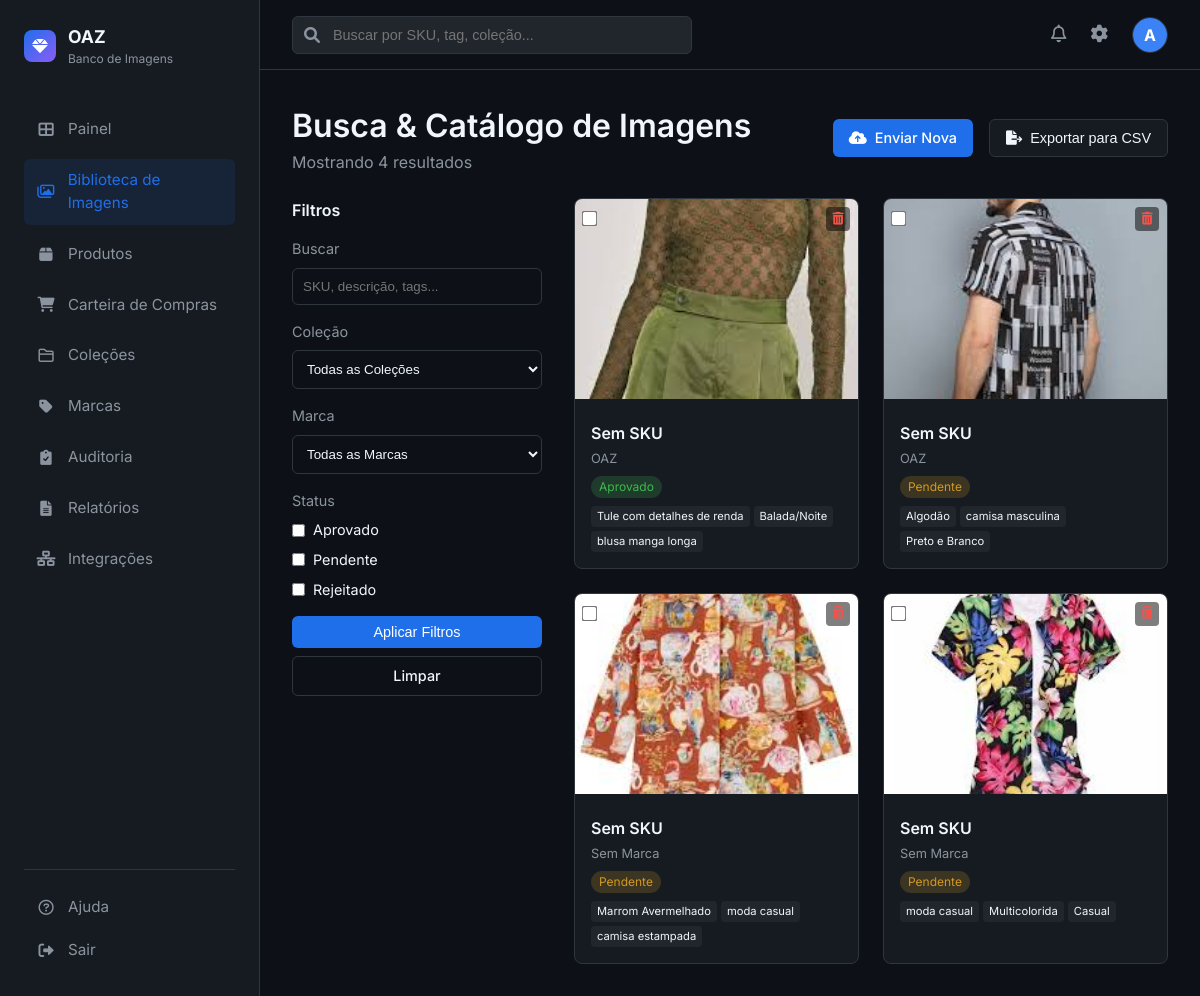
The app's page /catalog (signed in) with its own data.
### app.py (models this page shows, shortened)
class User(UserMixin, db.Model):
    id = db.Column(db.Integer, primary_key=True)
    username = db.Column(db.String(80), unique=True, nullable=False)
    email = db.Column(db.String(120), unique=True, nullable=False)
    password_hash = db.Column(db.String(128))

class Image(db.Model):
    id = db.Column(db.Integer, primary_key=True)
    filename = db.Column(db.String(255), nullable=False)
    original_name = db.Column(db.String(255), nullable=False)
    description = db.Column(db.Text)
    sku = db.Column(db.String(50))
    brand_id = db.Column(db.Integer, db.ForeignKey('brand.id'))
    status = db.Column(db.String(20), default='Pendente')
    upload_date = db.Column(db.DateTime, default=datetime.utcnow)
    shooting_date = db.Column(db.Date)
    photographer = db.Column(db.String(100))
    unique_code = db.Column(db.String(50), unique=True)
    collection_id = db.Column(db.Integer, db.ForeignKey('collection.id'))
    uploader_id = db.Column(db.Integer, db.ForeignKey('user.id'))
    tags = db.Column(db.Text)
    ai_item_type = db.Column(db.String(100))
    ai_color = db.Column(db.String(50))
    ai_material = db.Column(db.String(100))
    ai_pattern = db.Column(db.String(50))
    ai_style = db.Column(db.String(50))
    items = db.relationship('ImageItem', backref='image', lazy=True, cascade='all, delete-orphan')

class Brand(db.Model):
    id = db.Column(db.Integer, primary_key=True)
    name = db.Column(db.String(100), nullable=False, unique=True)
    description = db.Column(db.Text)
    created_at = db.Column(db.DateTime, default=datetime.utcnow)
    images = db.relationship('Image', backref='brand_ref', lazy=True)

### app.py (the view, shortened to what this page needs)
@app.route('/catalog')
@login_required
def catalog():
    status_filter = request.args.getlist('status')
    collection_filter = request.args.get('collection_id')
    brand_filter = request.args.get('brand_id')
    search_query = request.args.get('q', '').strip()
    query = Image.query
    if status_filter:
        query = query.filter(Image.status.in_(status_filter))
    if collection_filter and collection_filter != 'all':
        query = query.filter_by(collection_id=collection_filter)
    if brand_filter and brand_filter != 'all':
        query = query.filter_by(brand_id=brand_filter)
    images = query.order_by(Image.upload_date.desc()).all()
    collections = Collection.query.all()
    brands = Brand.query.order_by(Brand.name).all()
    for img in images:
        if img.tags:
            try:
                img.tag_list = json.loads(img.tags)
            except:
                img.tag_list = []
        else:
            img.tag_list = []
    return render_template('images/catalog.html', images=images, collections=collections, brands=brands, search_query=search_query)

### templates/images/catalog.html (shortened to what this page needs)
{% extends "base.html" %}
{% block content %}
<div style="display: flex; justify-content: space-between; align-items: center; margin-bottom: 1.5rem;">
    <div>
        <h1>Busca & Catálogo de Imagens</h1>
        <p style="color: var(--text-secondary);">Mostrando {{ images|length }} resultados</p>
    </div>
    <div style="display: flex; gap: 1rem;">
        <a href="{{ url_for('upload') }}" class="btn btn-primary">
            <i class="fas fa-cloud-upload-alt"></i> Enviar Nova
        </a>
        <button class="btn"
            style="background: var(--bg-secondary); border: 1px solid var(--border-color); color: var(--text-primary);">
            <i class="fas fa-file-export"></i> Exportar para CSV
        </button>
    </div>
</div>
<div style="display: flex; gap: 2rem;">
    <div style="width: 250px; flex-shrink: 0;">
        <form action="{{ url_for('catalog') }}" method="GET" style="margin-bottom: 1.5rem;">
            <h3 style="font-size: 1rem; margin-bottom: 1rem;">Filtros</h3>
            <div style="margin-bottom: 1rem;">
                <label style="display: block; font-size: 0.9rem; margin-bottom: 0.5rem; color: var(--text-secondary);">Buscar</label>
                <input type="text" name="q" class="form-control" placeholder="SKU, descrição, tags..." value="{{ search_query or '' }}">
            </div>
            <div style="margin-bottom: 1rem;">
                <label style="display: block; font-size: 0.9rem; margin-bottom: 0.5rem; color: var(--text-secondary);">Coleção</label>
                <select name="collection_id" class="form-control">
                    <option value="all">Todas as Coleções</option>
                </select>
            </div>
            <div style="margin-bottom: 1rem;">
                <label style="display: block; font-size: 0.9rem; margin-bottom: 0.5rem; color: var(--text-secondary);">Marca</label>
                <select name="brand_id" class="form-control">
                    <option value="all">Todas as Marcas</option>
                </select>
            </div>
            <div style="margin-bottom: 1rem;">
                <label style="display: block; font-size: 0.9rem; margin-bottom: 0.5rem; color: var(--text-secondary);">Status</label>
                <div style="display: flex; flex-direction: column; gap: 0.5rem;">
                    <label style="display: flex; align-items: center; gap: 8px; font-size: 0.9rem;">
                        <input type="checkbox" name="status" value="Aprovado" {% if 'Aprovado' in request.args.getlist('status') %}checked{% endif %}> Aprovado
                    </label>
                    <label style="display: flex; align-items: center; gap: 8px; font-size: 0.9rem;">
                        <input type="checkbox" name="status" value="Pendente" {% if 'Pendente' in request.args.getlist('status') %}checked{% endif %}> Pendente
                    </label>
                    <label style="display: flex; align-items: center; gap: 8px; font-size: 0.9rem;">
                        <input type="checkbox" name="status" value="Rejeitado" {% if 'Rejeitado' in request.args.getlist('status') %}checked{% endif %}> Rejeitado
                    </label>
                </div>
            </div>
            <button type="submit" class="btn btn-primary" style="width: 100%; justify-content: center;">Aplicar Filtros</button>
            <a href="{{ url_for('catalog') }}" class="btn" style="width: 100%; justify-content: center; margin-top: 0.5rem; border: 1px solid var(--border-color); color: var(--text-primary);">Limpar</a>
        </form>
    </div>
    <div style="flex: 1;">
        <div class="image-grid">
            {% for image in images %}
            <div class="image-card">
                <div style="position: relative;">
                    <a href="{{ url_for('image_detail', id=image.id) }}">
                        <img src="{{ url_for('static', filename='uploads/' + image.filename) }}" class="image-preview"
                            alt="{{ image.original_name }}">
                    </a>
                    <div style="position: absolute; top: 8px; left: 8px;">
                        <input type="checkbox" style="transform: scale(1.2);">
                    </div>
                    <div style="position: absolute; top: 8px; right: 8px;">
                        <form action="{{ url_for('delete_image', id=image.id) }}" method="POST"
                            onsubmit="return confirm('Deletar esta imagem?');">
                            <button type="submit"
                                style="background: rgba(0,0,0,0.5); border: none; color: #f85149; width: 24px; height: 24px; border-radius: 4px; cursor: pointer; display: flex; align-items: center; justify-content: center;">
                                <i class="fas fa-trash-alt" style="font-size: 0.8rem;"></i>
                            </button>
                        </form>
                    </div>
                </div>
                <div class="image-info">
                    <div class="image-title">{{ image.sku or 'Sem SKU' }}</div>
                    <div class="image-meta">{{ image.brand_ref.name if image.brand_ref else 'Sem Marca' }}</div>
                    <div class="status-badge status-{{ image.status.lower() }}">
                        {{ image.status }}
                    </div>
                    <div style="margin-top: 0.5rem; display: flex; gap: 4px; flex-wrap: wrap;">
                        {% for tag in image.tag_list[:3] %}
                        <span
                            style="font-size: 0.7rem; background: var(--bg-tertiary); padding: 2px 6px; border-radius: 4px;">{{
                            tag }}</span>
                        {% endfor %}
                    </div>
                </div>
            </div>
            {% else %}
            <div style="grid-column: 1 / -1; text-align: center; padding: 4rem; color: var(--text-secondary);">
                <i class="far fa-images" style="font-size: 3rem; margin-bottom: 1rem;"></i>
                <p>Nenhuma imagem encontrada. Envie algumas imagens para começar.</p>
            </div>
            {% endfor %}
        </div>
    </div>
</div>
{% endblock %}

### templates/base.html (shortened to what this page needs)
<!DOCTYPE html>
<html lang="pt-BR">
<head>
    <link rel="stylesheet" href="{{ url_for('static', filename='css/style.css') }}">
    <link href="https://cdnjs.cloudflare.com/ajax/libs/font-awesome/6.0.0/css/all.min.css" rel="stylesheet">
</head>
<body>
    <div class="app-container">
        <aside class="sidebar">
            <div class="logo-area">
                <div class="logo-icon">
                    <i class="fas fa-gem"></i>
                </div>
                <div>
                    <div style="font-weight: 700; font-size: 1.1rem;">OAZ</div>
                    <div style="font-size: 0.75rem; color: var(--text-secondary);">Banco de Imagens</div>
                </div>
            </div>
            <nav class="nav-menu">
                <a href="{{ url_for('dashboard') }}"
                    class="nav-item {% if request.endpoint == 'dashboard' %}active{% endif %}">
                    <i class="fas fa-th-large"></i>
                    <span>Painel</span>
                </a>
                <a href="{{ url_for('catalog') }}"
                    class="nav-item {% if request.endpoint == 'catalog' %}active{% endif %}">
                    <i class="far fa-images"></i>
                    <span>Biblioteca de Imagens</span>
                </a>
                <a href="{{ url_for('produtos') }}"
                    class="nav-item {% if request.endpoint in ['produtos', 'new_produto', 'edit_produto'] %}active{% endif %}">
                    <i class="fas fa-box"></i>
                    <span>Produtos</span>
                </a>
                <a href="{{ url_for('carteira') }}"
                    class="nav-item {% if request.endpoint in ['carteira', 'importar_carteira'] %}active{% endif %}">
                    <i class="fas fa-shopping-cart"></i>
                    <span>Carteira de Compras</span>
                </a>
                <a href="{{ url_for('collections') }}"
                    class="nav-item {% if request.endpoint == 'collections' %}active{% endif %}">
                    <i class="far fa-folder"></i>
                    <span>Coleções</span>
                </a>
                <a href="{{ url_for('brands') }}"
                    class="nav-item {% if request.endpoint == 'brands' %}active{% endif %}">
                    <i class="fas fa-tag"></i>
                    <span>Marcas</span>
                </a>
                <a href="{{ url_for('auditoria') }}"
                    class="nav-item {% if request.endpoint in ['auditoria', 'historico_sku', 'skus_pendentes'] %}active{% endif %}">
                    <i class="fas fa-clipboard-check"></i>
                    <span>Auditoria</span>
                </a>
                <a href="{{ url_for('reports') }}"
                    class="nav-item {% if request.endpoint == 'reports' %}active{% endif %}">
                    <i class="fas fa-file-alt"></i>
                    <span>Relatórios</span>
                </a>
                <a href="{{ url_for('integrations') }}"
                    class="nav-item {% if request.endpoint == 'integrations' %}active{% endif %}">
                    <i class="fas fa-network-wired"></i>
                    <span>Integrações</span>
                </a>
            </nav>
            <div class="bottom-menu">
                <a href="#" class="nav-item">
                    <i class="far fa-question-circle"></i>
                    <span>Ajuda</span>
                </a>
                <a href="{{ url_for('logout') }}" class="nav-item">
                    <i class="fas fa-sign-out-alt"></i>
                    <span>Sair</span>
                </a>
            </div>
        </aside>
        <main class="main-content">
            <header class="top-header">
                <div class="search-bar">
                    <i class="fas fa-search"></i>
                    <input type="text" placeholder="Buscar por SKU, tag, coleção...">
                </div>
                <div class="header-actions">
                    <button class="icon-btn"><i class="far fa-bell"></i></button>
                    <a href="{{ url_for('settings') }}" class="icon-btn"><i class="fas fa-cog"></i></a>
                    <div class="user-profile">
                        <div
                            style="width:100%; height:100%; background:#3b82f6; display:flex; align-items:center; justify-content:center; color:white; font-weight:bold;">
                            {{ current_user.username[0].upper() }}
                        </div>
                    </div>
                </div>
            </header>
            <div class="content-scroll">
                {% block content %}{% endblock %}
            </div>
        </main>
    </div>
</body>
</html>

### records on screen
User: username "A"
Image: filename (picture), sku "Sem SKU", brand_ref "OAZ", status "Aprovado", 3 "Tule com detalhes de renda" "Balada/Noite" "blusa manga longa"
Image: filename (picture), sku "Sem SKU", brand_ref "OAZ", status "Pendente", 3 "Algodão" "camisa masculina" "Preto e Branco"
Image: filename (picture), sku "Sem SKU", brand_ref "Sem Marca", status "Pendente", 3 "Marrom Avermelhado" "moda casual" "camisa estampada"
Image: filename+original_name (picture), sku "Sem SKU", brand_ref "Sem Marca", status "Pendente", 3 "moda casual" "Multicolorida" "Casual"

### other values on screen
{{ images|length }} "4"
